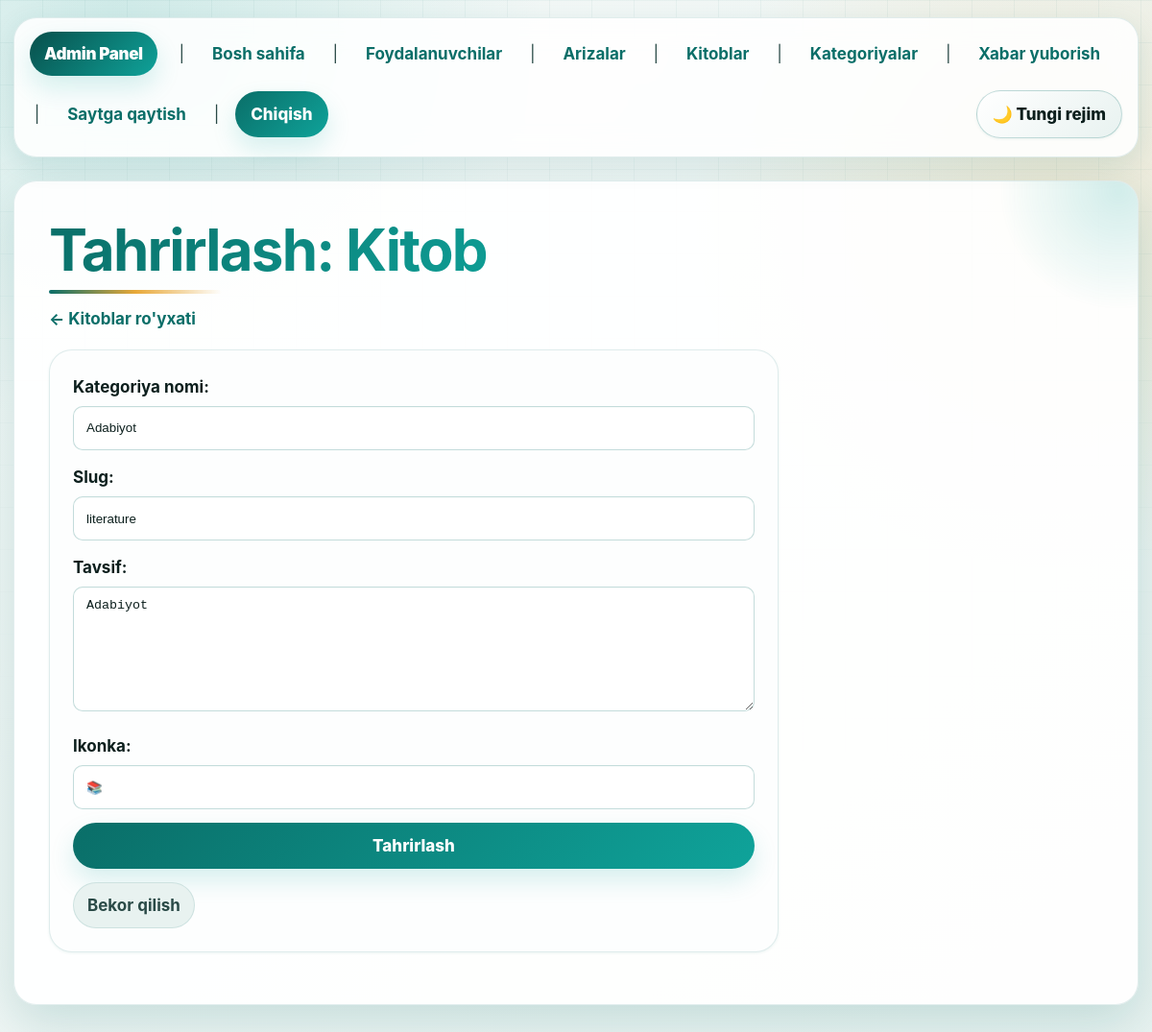
The page /dashboard/categories/2/edit/ (signed in) on the database its author committed.
### main/models.py (models this page shows, shortened)
class Category(models.Model):
    name = models.CharField(
        max_length=100,
        unique=True,
        verbose_name="Kategoriya nomi",
    )
    slug = models.SlugField(
        unique=True,
        verbose_name="Slug (URL uchun)",
    )
    description = models.TextField(
        blank=True,
        verbose_name="Tavsif",
    )
    icon = models.CharField(
        max_length=50,
        blank=True,
        verbose_name="Ikonka (emoji yoki CSS klass)",
    )
    created_at = models.DateTimeField(auto_now_add=True)
    class Meta:
        verbose_name = "Kategoriya"
        verbose_name_plural = "Kategoriyalar"
        ordering = ['name']

### main/views.py (the view, shortened to what this page needs)
# urls.py: path('dashboard/categories/<int:pk>/edit/',   views.AdminCategoryUpdateView.as_view(), name='admin-category-edit'),
class AdminCategoryUpdateView(AdminRequiredMixin, View):
    template_name = 'admin_panel/category_form.html'
    def get(self, request, pk):
        cat = get_object_or_404(Category, pk=pk)
        return render(request, self.template_name, {'form': CategoryForm(instance=cat), 'action': 'Tahrirlash', 'category': cat})

### main/forms.py (shortened to what this page needs)
class CategoryForm(forms.ModelForm):
    class Meta:
        model  = Category
        fields = ['name', 'slug', 'description', 'icon']
        widgets = {
            'name':        forms.TextInput(attrs={'class': 'form-input', 'placeholder': 'Kategoriya nomi (masalan: IT)'}),
            'slug':        forms.TextInput(attrs={'class': 'form-input', 'placeholder': 'url-slug (bo\'sh qoldirsangiz avtomatik)'}),
            'description': forms.Textarea(attrs={'class': 'form-textarea', 'rows': 3, 'placeholder': 'Qisqacha tavsif'}),
            'icon':        forms.TextInput(attrs={'class': 'form-input', 'placeholder': 'Emoji yoki CSS klass (📚 yoki fa-book)'}),
        }
        labels = {
            'name':        'Kategoriya nomi',
            'slug':        'Slug',
            'description': 'Tavsif',
            'icon':        'Ikonka',
        }

### main/views.py (called while the page is built)
    def dispatch(self, request, *args, **kwargs):
        if not request.user.is_authenticated:
            return self.handle_no_permission()
        if request.user.role != User.Role.ADMIN:
            return HttpResponseForbidden("Bu sahifa faqat adminlar uchun.")
        return super().dispatch(request, *args, **kwargs)

### main/templates/admin_panel/category_form.html (shortened to what this page needs)
{% extends 'admin_panel/base_admin.html' %}
{% block content %}
<h1>{{ action }}: Kitob</h1>
<p><a href="{% url 'main:admin-book-list' %}">&larr; Kitoblar ro'yxati</a></p>
<form method="post" enctype="multipart/form-data">
    {% for field in form %}
        <p>
            {{ field.label_tag }}<br>
            {{ field }}<br>
        </p>
    {% endfor %}
    <button type="submit">{{ action }}</button>
    <a href="{% url 'main:admin-book-list' %}">Bekor qilish</a>
</form>
{% endblock %}

### rows shown on the page
Category: form "Adabiyot" "literature" "Adabiyot" "📚"

### other values the page prints
{{ field.label_tag }} "Kategoriya nomi:" "Slug:" "Tavsif:" "Ikonka:"
{{ action }} "Tahrirlash"
